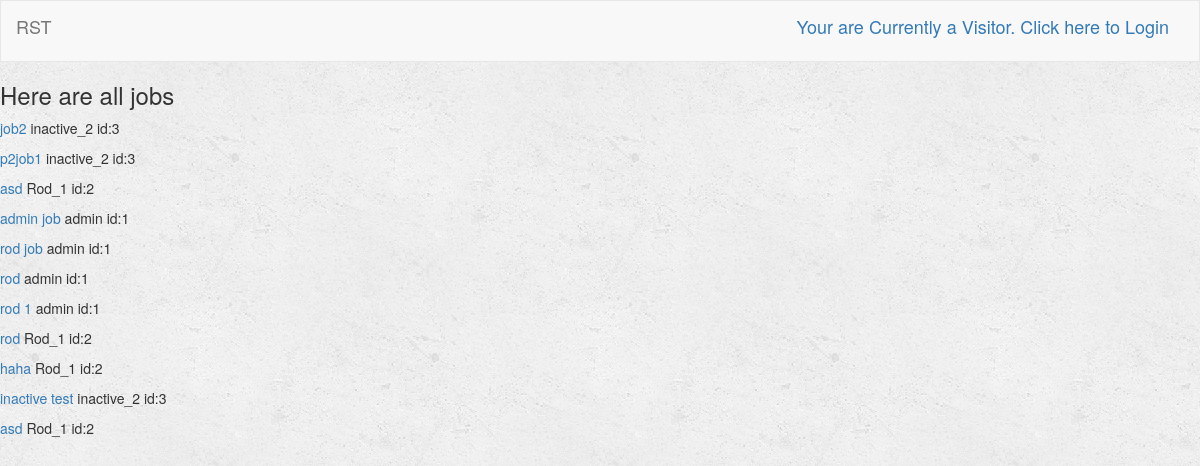
Page /turk/ on the earlier database version.
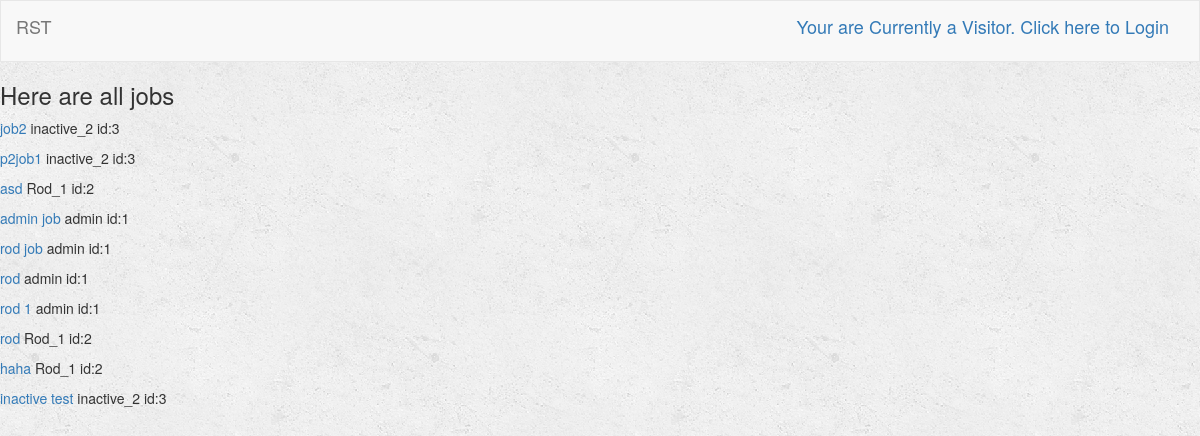
Same page on the later database version.
### turk/models.py (models this page shows, shortened)
class Job(models.Model):
    user = models.ForeignKey(User, default=1)
    job_title = models.CharField(max_length=250)
    job_description = models.TextField()
    is_complete = models.BooleanField(default=False)
    is_open = models.BooleanField(default=True) # Job is still open for bid
    lowest_bid = models.FloatField(default=-1)
    published = models.DateTimeField(default=timezone.now)

### turk/views.py (the view)
def index(request):
    all_jobs = Job.objects.all()
    context = {
        'all_jobs': all_jobs,
    }
    return render(request, 'turk/index.html', context)

### turk/templates/turk/index.html
{% extends 'turk/base.html' %}
{% block body %}
    {% if all_jobs %}
        <h3> Here are all jobs </h3>
        {% for job in all_jobs %}
            <p><a href = "{% url 'turk:job_description' job.user.id job.id %}">{{ job.job_title }}</a>
            {{job.user.first_name}} id:{{job.user.id}}
            </p>
        {% endfor %}
        {% else %}
            <h3> No Profile yet </h3>
    {% endif %}
{% endblock %}

Differences in the rows shown:
removed Job: job_title "asd", user.first_name "Rod_1", user.id "2"
